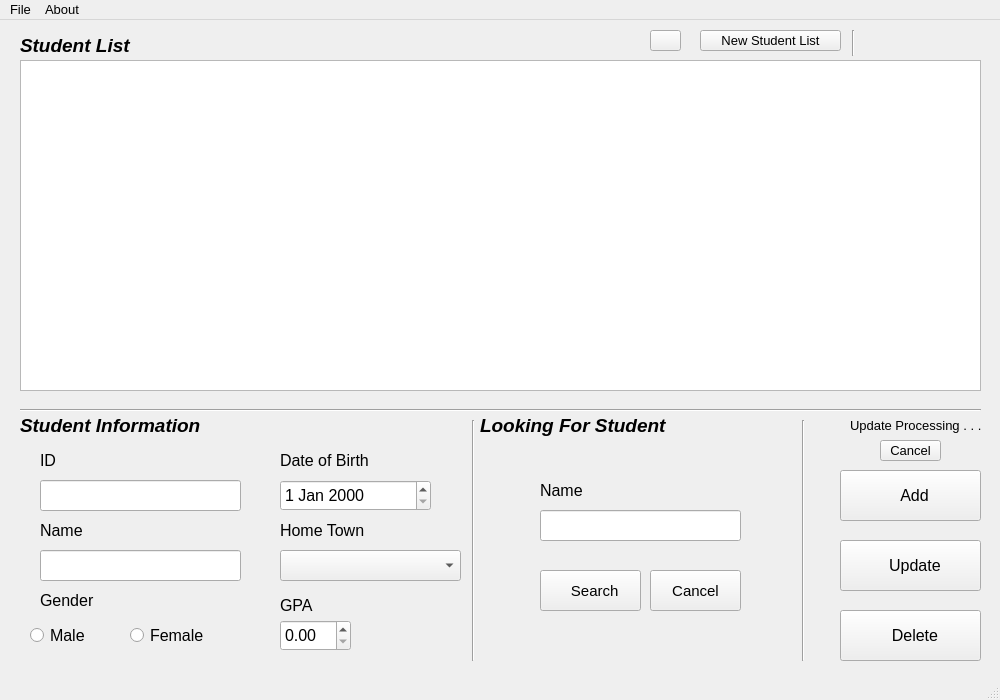
<?xml version="1.0" encoding="UTF-8"?>
<ui version="4.0">
 <class>MainWindow</class>
 <widget class="QMainWindow" name="MainWindow">
  <property name="enabled">
   <bool>true</bool>
  </property>
  <property name="geometry">
   <rect>
    <x>0</x>
    <y>0</y>
    <width>1000</width>
    <height>700</height>
   </rect>
  </property>
  <property name="font">
   <font>
    <pointsize>10</pointsize>
   </font>
  </property>
  <property name="windowTitle">
   <string>Student Management</string>
  </property>
  <property name="windowIcon">
   <iconset resource="Res_Image.qrc">
    <normaloff>:/Image/Image/folders.png</normaloff>:/Image/Image/folders.png</iconset>
  </property>
  <property name="inputMethodHints">
   <set>Qt::ImhLatinOnly</set>
  </property>
  <widget class="QWidget" name="centralwidget">
   <widget class="QPushButton" name="pushButtonDelete">
    <property name="geometry">
     <rect>
      <x>840</x>
      <y>590</y>
      <width>141</width>
      <height>51</height>
     </rect>
    </property>
    <property name="font">
     <font>
      <pointsize>12</pointsize>
     </font>
    </property>
    <property name="text">
     <string>  Delete</string>
    </property>
    <property name="icon">
     <iconset resource="Res_Image.qrc">
      <normaloff>:/Image/Image/trash.png</normaloff>:/Image/Image/trash.png</iconset>
    </property>
    <property name="iconSize">
     <size>
      <width>40</width>
      <height>40</height>
     </size>
    </property>
   </widget>
   <widget class="QDateEdit" name="dateEdit">
    <property name="geometry">
     <rect>
      <x>280</x>
      <y>460</y>
      <width>151</width>
      <height>31</height>
     </rect>
    </property>
    <property name="font">
     <font>
      <pointsize>12</pointsize>
     </font>
    </property>
   </widget>
   <widget class="QPushButton" name="pushButtonCancel">
    <property name="geometry">
     <rect>
      <x>880</x>
      <y>420</y>
      <width>61</width>
      <height>21</height>
     </rect>
    </property>
    <property name="font">
     <font>
      <pointsize>10</pointsize>
     </font>
    </property>
    <property name="text">
     <string>Cancel</string>
    </property>
   </widget>
   <widget class="QRadioButton" name="radioButtonMale">
    <property name="geometry">
     <rect>
      <x>30</x>
      <y>600</y>
      <width>101</width>
      <height>31</height>
     </rect>
    </property>
    <property name="font">
     <font>
      <pointsize>12</pointsize>
     </font>
    </property>
    <property name="text">
     <string>Male</string>
    </property>
    <property name="icon">
     <iconset resource="Res_Image.qrc">
      <normaloff>:/Image/Image/male.png</normaloff>:/Image/Image/male.png</iconset>
    </property>
    <property name="iconSize">
     <size>
      <width>25</width>
      <height>25</height>
     </size>
    </property>
   </widget>
   <widget class="QPushButton" name="pushButtonAdd">
    <property name="geometry">
     <rect>
      <x>840</x>
      <y>450</y>
      <width>141</width>
      <height>51</height>
     </rect>
    </property>
    <property name="font">
     <font>
      <pointsize>12</pointsize>
     </font>
    </property>
    <property name="text">
     <string>  Add</string>
    </property>
    <property name="icon">
     <iconset>
      <activeon>:/Image/Image/plus.png</activeon>
     </iconset>
    </property>
    <property name="iconSize">
     <size>
      <width>35</width>
      <height>35</height>
     </size>
    </property>
   </widget>
   <widget class="QLineEdit" name="lineEditID">
    <property name="geometry">
     <rect>
      <x>40</x>
      <y>460</y>
      <width>201</width>
      <height>31</height>
     </rect>
    </property>
    <property name="font">
     <font>
      <pointsize>12</pointsize>
     </font>
    </property>
    <property name="inputMethodHints">
     <set>Qt::ImhFormattedNumbersOnly</set>
    </property>
    <property name="inputMask">
     <string/>
    </property>
   </widget>
   <widget class="QLineEdit" name="lineEditName">
    <property name="geometry">
     <rect>
      <x>40</x>
      <y>530</y>
      <width>201</width>
      <height>31</height>
     </rect>
    </property>
    <property name="font">
     <font>
      <pointsize>12</pointsize>
     </font>
    </property>
    <property name="autoFillBackground">
     <bool>false</bool>
    </property>
    <property name="styleSheet">
     <string notr="true"/>
    </property>
    <property name="inputMask">
     <string/>
    </property>
    <property name="text">
     <string/>
    </property>
    <property name="placeholderText">
     <string/>
    </property>
   </widget>
   <widget class="QComboBox" name="comboBox">
    <property name="geometry">
     <rect>
      <x>280</x>
      <y>530</y>
      <width>181</width>
      <height>31</height>
     </rect>
    </property>
    <property name="font">
     <font>
      <pointsize>12</pointsize>
     </font>
    </property>
   </widget>
   <widget class="QTableWidget" name="tableWidget">
    <property name="geometry">
     <rect>
      <x>20</x>
      <y>40</y>
      <width>961</width>
      <height>331</height>
     </rect>
    </property>
    <property name="font">
     <font>
      <pointsize>14</pointsize>
     </font>
    </property>
   </widget>
   <widget class="QLabel" name="label_Updating">
    <property name="geometry">
     <rect>
      <x>850</x>
      <y>390</y>
      <width>171</width>
      <height>31</height>
     </rect>
    </property>
    <property name="font">
     <font>
      <pointsize>10</pointsize>
     </font>
    </property>
    <property name="text">
     <string>Update Processing . . . </string>
    </property>
   </widget>
   <widget class="QPushButton" name="pushButtonUpdate">
    <property name="geometry">
     <rect>
      <x>840</x>
      <y>520</y>
      <width>141</width>
      <height>51</height>
     </rect>
    </property>
    <property name="font">
     <font>
      <pointsize>12</pointsize>
     </font>
    </property>
    <property name="text">
     <string>  Update</string>
    </property>
    <property name="icon">
     <iconset resource="Res_Image.qrc">
      <normaloff>:/Image/Image/update.png</normaloff>:/Image/Image/update.png</iconset>
    </property>
    <property name="iconSize">
     <size>
      <width>40</width>
      <height>40</height>
     </size>
    </property>
    <property name="shortcut">
     <string/>
    </property>
   </widget>
   <widget class="QRadioButton" name="radioButtonFemale">
    <property name="geometry">
     <rect>
      <x>130</x>
      <y>600</y>
      <width>121</width>
      <height>31</height>
     </rect>
    </property>
    <property name="font">
     <font>
      <pointsize>12</pointsize>
     </font>
    </property>
    <property name="text">
     <string>Female</string>
    </property>
    <property name="icon">
     <iconset resource="Res_Image.qrc">
      <normaloff>:/Image/Image/female.png</normaloff>:/Image/Image/female.png</iconset>
    </property>
    <property name="iconSize">
     <size>
      <width>25</width>
      <height>25</height>
     </size>
    </property>
   </widget>
   <widget class="QLabel" name="label_ID">
    <property name="geometry">
     <rect>
      <x>40</x>
      <y>430</y>
      <width>63</width>
      <height>20</height>
     </rect>
    </property>
    <property name="font">
     <font>
      <pointsize>12</pointsize>
     </font>
    </property>
    <property name="text">
     <string>ID</string>
    </property>
   </widget>
   <widget class="QLabel" name="label_Name">
    <property name="geometry">
     <rect>
      <x>40</x>
      <y>500</y>
      <width>63</width>
      <height>20</height>
     </rect>
    </property>
    <property name="font">
     <font>
      <pointsize>12</pointsize>
     </font>
    </property>
    <property name="text">
     <string>Name</string>
    </property>
   </widget>
   <widget class="QLabel" name="label_GPA">
    <property name="geometry">
     <rect>
      <x>280</x>
      <y>570</y>
      <width>71</width>
      <height>31</height>
     </rect>
    </property>
    <property name="font">
     <font>
      <pointsize>12</pointsize>
     </font>
    </property>
    <property name="text">
     <string>GPA</string>
    </property>
   </widget>
   <widget class="QLabel" name="label_Gender">
    <property name="geometry">
     <rect>
      <x>40</x>
      <y>570</y>
      <width>81</width>
      <height>20</height>
     </rect>
    </property>
    <property name="font">
     <font>
      <pointsize>12</pointsize>
     </font>
    </property>
    <property name="text">
     <string>Gender</string>
    </property>
   </widget>
   <widget class="QLabel" name="label_HomeTown">
    <property name="geometry">
     <rect>
      <x>280</x>
      <y>500</y>
      <width>131</width>
      <height>20</height>
     </rect>
    </property>
    <property name="font">
     <font>
      <pointsize>12</pointsize>
     </font>
    </property>
    <property name="text">
     <string>Home Town</string>
    </property>
   </widget>
   <widget class="QLabel" name="label_DateOfBirth">
    <property name="geometry">
     <rect>
      <x>280</x>
      <y>430</y>
      <width>141</width>
      <height>20</height>
     </rect>
    </property>
    <property name="font">
     <font>
      <pointsize>12</pointsize>
     </font>
    </property>
    <property name="text">
     <string>Date of Birth</string>
    </property>
   </widget>
   <widget class="QLabel" name="label_Processing">
    <property name="geometry">
     <rect>
      <x>820</x>
      <y>390</y>
      <width>31</width>
      <height>31</height>
     </rect>
    </property>
    <property name="text">
     <string/>
    </property>
    <property name="pixmap">
     <pixmap resource="Res_Image.qrc">:/Image/Image/engineering.png</pixmap>
    </property>
    <property name="scaledContents">
     <bool>true</bool>
    </property>
   </widget>
   <widget class="Line" name="line">
    <property name="geometry">
     <rect>
      <x>20</x>
      <y>380</y>
      <width>961</width>
      <height>20</height>
     </rect>
    </property>
    <property name="orientation">
     <enum>Qt::Horizontal</enum>
    </property>
   </widget>
   <widget class="QLabel" name="labelStudentInformation">
    <property name="geometry">
     <rect>
      <x>20</x>
      <y>380</y>
      <width>221</width>
      <height>51</height>
     </rect>
    </property>
    <property name="font">
     <font>
      <pointsize>14</pointsize>
      <italic>true</italic>
      <bold>true</bold>
     </font>
    </property>
    <property name="text">
     <string>Student Information</string>
    </property>
   </widget>
   <widget class="QLabel" name="labelStudentList">
    <property name="geometry">
     <rect>
      <x>20</x>
      <y>10</y>
      <width>161</width>
      <height>31</height>
     </rect>
    </property>
    <property name="font">
     <font>
      <pointsize>14</pointsize>
      <italic>true</italic>
      <bold>true</bold>
     </font>
    </property>
    <property name="text">
     <string>Student List</string>
    </property>
   </widget>
   <widget class="Line" name="line_2">
    <property name="geometry">
     <rect>
      <x>463</x>
      <y>400</y>
      <width>20</width>
      <height>241</height>
     </rect>
    </property>
    <property name="orientation">
     <enum>Qt::Vertical</enum>
    </property>
   </widget>
   <widget class="Line" name="line_3">
    <property name="geometry">
     <rect>
      <x>793</x>
      <y>400</y>
      <width>20</width>
      <height>241</height>
     </rect>
    </property>
    <property name="orientation">
     <enum>Qt::Vertical</enum>
    </property>
   </widget>
   <widget class="QLineEdit" name="lineEditNameSearch">
    <property name="geometry">
     <rect>
      <x>540</x>
      <y>490</y>
      <width>201</width>
      <height>31</height>
     </rect>
    </property>
    <property name="font">
     <font>
      <pointsize>12</pointsize>
     </font>
    </property>
    <property name="autoFillBackground">
     <bool>false</bool>
    </property>
    <property name="styleSheet">
     <string notr="true"/>
    </property>
    <property name="inputMask">
     <string/>
    </property>
    <property name="text">
     <string/>
    </property>
    <property name="placeholderText">
     <string/>
    </property>
   </widget>
   <widget class="QLabel" name="label_SearchName">
    <property name="geometry">
     <rect>
      <x>540</x>
      <y>460</y>
      <width>63</width>
      <height>20</height>
     </rect>
    </property>
    <property name="font">
     <font>
      <pointsize>12</pointsize>
     </font>
    </property>
    <property name="text">
     <string>Name</string>
    </property>
   </widget>
   <widget class="QPushButton" name="pushButtonSearch">
    <property name="geometry">
     <rect>
      <x>540</x>
      <y>550</y>
      <width>101</width>
      <height>41</height>
     </rect>
    </property>
    <property name="font">
     <font>
      <pointsize>11</pointsize>
     </font>
    </property>
    <property name="text">
     <string>  Search</string>
    </property>
    <property name="icon">
     <iconset resource="Res_Image.qrc">
      <normaloff>:/Image/Image/magnifying-glass.png</normaloff>:/Image/Image/magnifying-glass.png</iconset>
    </property>
    <property name="iconSize">
     <size>
      <width>30</width>
      <height>30</height>
     </size>
    </property>
   </widget>
   <widget class="QPushButton" name="pushButtonCancelSearch">
    <property name="geometry">
     <rect>
      <x>650</x>
      <y>550</y>
      <width>91</width>
      <height>41</height>
     </rect>
    </property>
    <property name="font">
     <font>
      <pointsize>11</pointsize>
     </font>
    </property>
    <property name="text">
     <string>Cancel</string>
    </property>
    <property name="icon">
     <iconset resource="Res_Image.qrc">
      <normaloff>:/Image/Image/back.png</normaloff>:/Image/Image/back.png</iconset>
    </property>
    <property name="iconSize">
     <size>
      <width>25</width>
      <height>25</height>
     </size>
    </property>
   </widget>
   <widget class="QLabel" name="labelLookingForStudent">
    <property name="geometry">
     <rect>
      <x>480</x>
      <y>380</y>
      <width>221</width>
      <height>51</height>
     </rect>
    </property>
    <property name="font">
     <font>
      <pointsize>14</pointsize>
      <italic>true</italic>
      <bold>true</bold>
     </font>
    </property>
    <property name="text">
     <string>Looking For Student</string>
    </property>
   </widget>
   <widget class="QDoubleSpinBox" name="doubleSpinBoxGPA">
    <property name="geometry">
     <rect>
      <x>280</x>
      <y>600</y>
      <width>71</width>
      <height>31</height>
     </rect>
    </property>
    <property name="font">
     <font>
      <pointsize>12</pointsize>
     </font>
    </property>
    <property name="maximum">
     <double>4.000000000000000</double>
    </property>
    <property name="singleStep">
     <double>0.100000000000000</double>
    </property>
    <property name="value">
     <double>0.000000000000000</double>
    </property>
   </widget>
   <widget class="QLabel" name="labelFilePath">
    <property name="geometry">
     <rect>
      <x>860</x>
      <y>9</y>
      <width>121</width>
      <height>25</height>
     </rect>
    </property>
    <property name="font">
     <font>
      <pointsize>12</pointsize>
     </font>
    </property>
    <property name="text">
     <string/>
    </property>
    <property name="alignment">
     <set>Qt::AlignRight|Qt::AlignTrailing|Qt::AlignVCenter</set>
    </property>
   </widget>
   <widget class="Line" name="line_4">
    <property name="geometry">
     <rect>
      <x>843</x>
      <y>10</y>
      <width>20</width>
      <height>26</height>
     </rect>
    </property>
    <property name="orientation">
     <enum>Qt::Vertical</enum>
    </property>
   </widget>
   <widget class="QPushButton" name="pushButtonNewStudentList">
    <property name="geometry">
     <rect>
      <x>700</x>
      <y>10</y>
      <width>141</width>
      <height>21</height>
     </rect>
    </property>
    <property name="text">
     <string>New Student List</string>
    </property>
   </widget>
   <widget class="QPushButton" name="pushButtonStatistic">
    <property name="geometry">
     <rect>
      <x>650</x>
      <y>10</y>
      <width>31</width>
      <height>21</height>
     </rect>
    </property>
    <property name="text">
     <string/>
    </property>
    <property name="icon">
     <iconset resource="Res_Image.qrc">
      <normaloff>:/Image/Image/graph.png</normaloff>:/Image/Image/graph.png</iconset>
    </property>
   </widget>
  </widget>
  <widget class="QMenuBar" name="menubar">
   <property name="geometry">
    <rect>
     <x>0</x>
     <y>0</y>
     <width>1000</width>
     <height>27</height>
    </rect>
   </property>
   <widget class="QMenu" name="menuFile">
    <property name="title">
     <string>File</string>
    </property>
    <addaction name="actionOpen"/>
    <addaction name="actionSave_Save_As"/>
    <addaction name="separator"/>
    <addaction name="actionLogout"/>
   </widget>
   <widget class="QMenu" name="menuAbout">
    <property name="title">
     <string>About</string>
    </property>
    <addaction name="actionAbout_this_App"/>
   </widget>
   <addaction name="menuFile"/>
   <addaction name="menuAbout"/>
  </widget>
  <widget class="QStatusBar" name="statusbar"/>
  <action name="actionOpen">
   <property name="icon">
    <iconset resource="Res_Image.qrc">
     <normaloff>:/Image/Image/xls.png</normaloff>:/Image/Image/xls.png</iconset>
   </property>
   <property name="text">
    <string>Open</string>
   </property>
  </action>
  <action name="actionSave_Save_As">
   <property name="icon">
    <iconset resource="Res_Image.qrc">
     <normaloff>:/Image/Image/diskette.png</normaloff>:/Image/Image/diskette.png</iconset>
   </property>
   <property name="text">
    <string>Save/ Save As</string>
   </property>
  </action>
  <action name="actionLogout">
   <property name="icon">
    <iconset resource="Res_Image.qrc">
     <normaloff>:/Image/Image/logout.png</normaloff>:/Image/Image/logout.png</iconset>
   </property>
   <property name="text">
    <string>Log-Out</string>
   </property>
  </action>
  <action name="actionAbout_this_App">
   <property name="icon">
    <iconset resource="Res_Image.qrc">
     <normaloff>:/Image/Image/info.png</normaloff>:/Image/Image/info.png</iconset>
   </property>
   <property name="text">
    <string>About this App</string>
   </property>
  </action>
 </widget>
 <resources>
  <include location="Res_Image.qrc"/>
 </resources>
 <connections/>
</ui>
